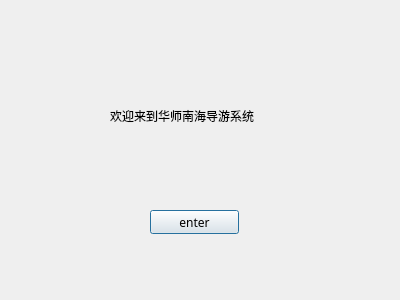
<?xml version="1.0" encoding="UTF-8"?>
<ui version="4.0">
 <class>main_welcome</class>
 <widget class="QDialog" name="main_welcome">
  <property name="geometry">
   <rect>
    <x>0</x>
    <y>0</y>
    <width>400</width>
    <height>300</height>
   </rect>
  </property>
  <property name="font">
   <font>
    <family>Adobe Arabic</family>
   </font>
  </property>
  <property name="windowTitle">
   <string>Dialog</string>
  </property>
  <widget class="QLabel" name="label">
   <property name="geometry">
    <rect>
     <x>110</x>
     <y>80</y>
     <width>181</width>
     <height>71</height>
    </rect>
   </property>
   <property name="text">
    <string>欢迎来到华师南海导游系统</string>
   </property>
  </widget>
  <widget class="QPushButton" name="pushButton">
   <property name="geometry">
    <rect>
     <x>150</x>
     <y>210</y>
     <width>89</width>
     <height>24</height>
    </rect>
   </property>
   <property name="text">
    <string>enter</string>
   </property>
  </widget>
 </widget>
 <resources/>
 <connections/>
</ui>
